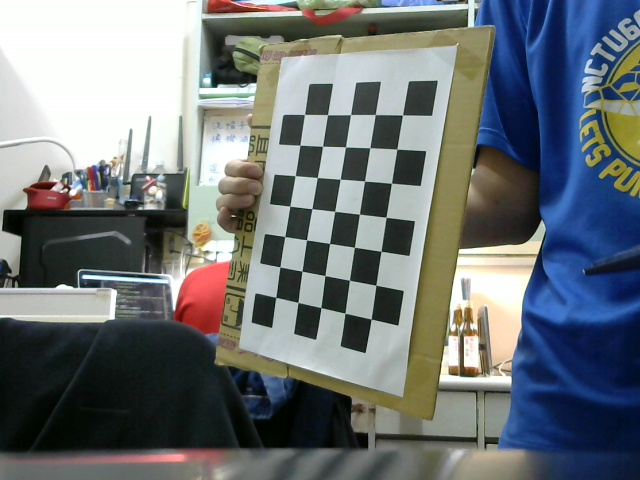
#> input picture lab08/pic/opencv_frame_1.jpg, 640 x 480 px; its folder holds 4 pictures in this run
$ python caliberation.py
#> lines starting #> are read from the running program, lines starting #| are printed output that depends on the picture; pictures that were not available may be replaced by others from this repository, and a replacement may not be noted
import cv2
import numpy as np
criteria = (cv2.TERM_CRITERIA_EPS + cv2.TERM_CRITERIA_MAX_ITER, 30, 0.1)
size = (7,5)
objp = np.zeros((7*5,3), np.float32)
objp[:,:2] = np.mgrid[0:7,0:5].T.reshape(-1,2)
objpoints = []
imgpoints = []

# num_pic = 1
for i in range(1,20):
    pic = 'opencv_frame_' + str(i) + '.jpg'
    image = cv2.imread(pic)
#> image is the input picture: shape (480, 640, 3); mean B, G, R 118.5, 115.8, 109.8
    gray = cv2.cvtColor(image,cv2.COLOR_BGR2GRAY)
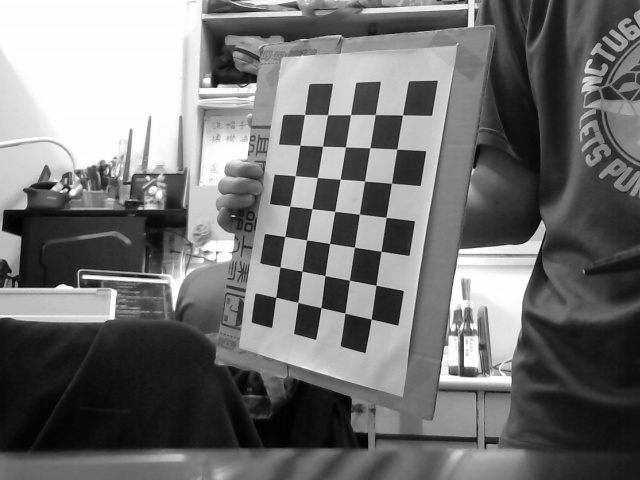
#> gray: shape (480, 640); min 1, max 255, mean 114.3
    ret, corners = cv2.findChessboardCorners(gray, size,None)
#> ret = True; corners = 35 rows, first 8: [402.5, 115], [396.8, 149.1], [391.4, 183.3], [386.1, 217.2], [381.1, 251.3], [375.8, 285.2], [371.2, 319.2], [375.3, 114.5]
    if(ret == True ):
        objpoints.append(objp)
        corners2 = cv2.cornerSubPix(gray,corners,(11,11),(-1,-1),criteria)
#> corners2 = 35 rows, first 8: [402.5, 115], [396.8, 149.1], [391.5, 183.2], [386.1, 217.3], [381, 251.3], [375.9, 285.3], [371.2, 319.2], [375.3, 114.6]
        imgpoints.append(corners2)
#> pass 2 of the loop `for i in range(1,20):`:
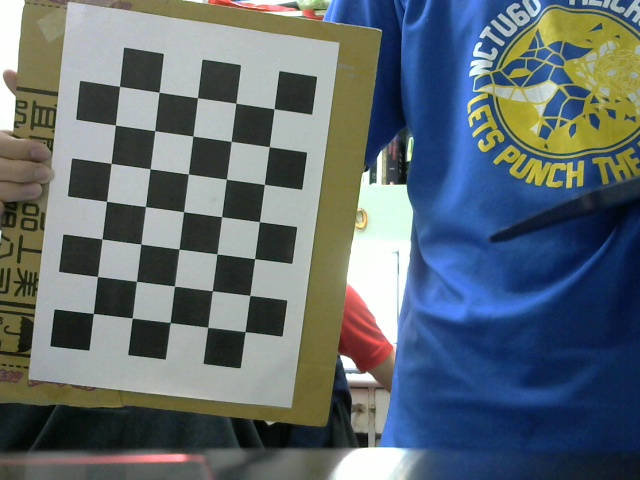
#> input picture lab08/pic/opencv_frame_0.jpg, 640 x 480 px, given in place of opencv_frame_2.jpg, which was not available
#> image is the input picture: shape (480, 640, 3); mean B, G, R 113.2, 107.2, 96.3
#> `gray = cv2.cvtColor(image,cv2.COLOR_BGR2GRAY)`:
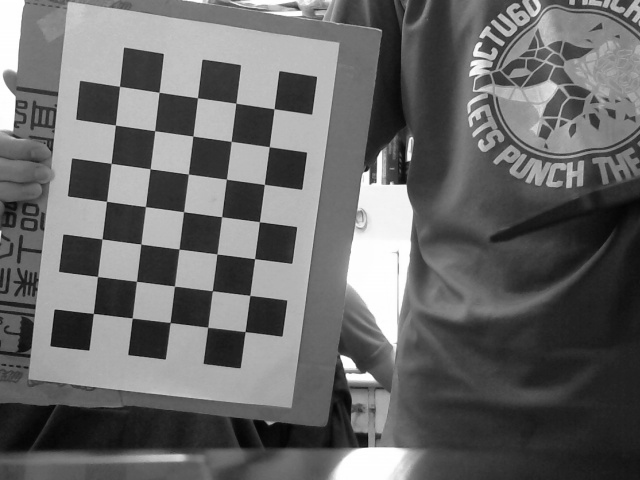
#> gray: shape (480, 640); min 3, max 255, mean 104.6
#> corners = 35 rows, first 8: [93.4, 313.5], [97.55, 276.5], [102, 239], [106.5, 201.4], [111.1, 163.5], [115.4, 125], [119.5, 86.35], [132.3, 318]
#> corners2 = 35 rows, first 8: [93.3, 313.4], [97.51, 276.5], [102, 239], [106.6, 201.3], [111.1, 163.4], [115.4, 125.1], [119.5, 86.39], [132.2, 318.1]
#> (the run stopped early here; a loop or call above may not have finished)
